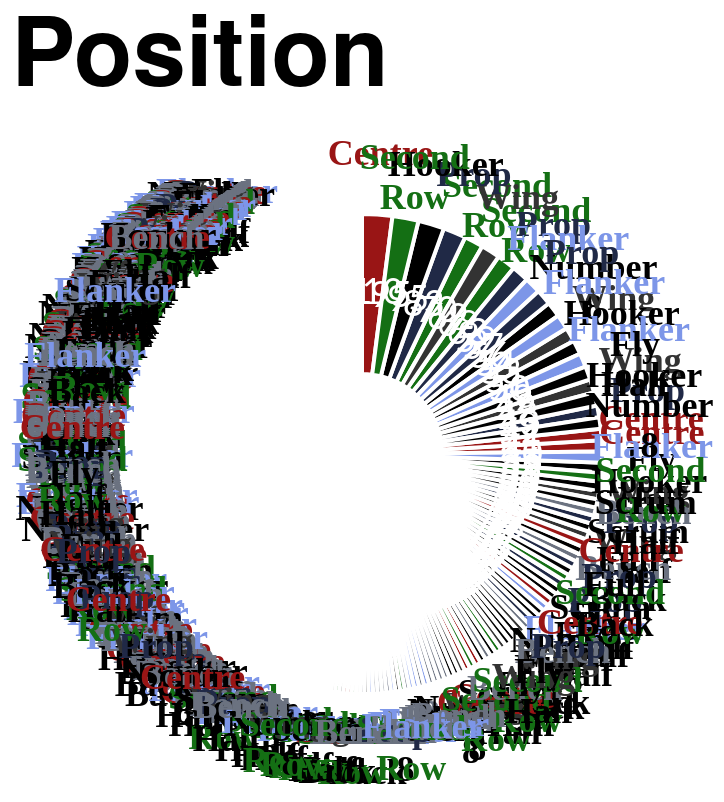

Vega-Lite specification stored for this chart:
### Vega-Lite specification from a JSON file in a GitHub repository (floating-point values rounded to 4 significant figures; data arrays with more than 128 entries replaced by an {"elided": "..."} marker saying what was removed)
{"config": {"axis": {"labelFont": "PT Sans Narrow, Helvetica Neue, Helvetica, Arial, sans-serif", "titleFont": "PT Sans Narrow, Helvetica Neue, Helvetica, Arial, sans-serif", "labelFontSize": 13, "titleFontSize": 24, "gridColor": "#202947", "gridOpacity": 0.2, "zindex": 1}, "text": {"font": "Lato, sans-serif"}, "bar": {"cornerRadiusEnd": 5}, "header": {"labelFont": "PT Sans Narrow, Helvetica Neue, Helvetica, Arial, sans-serif", "titleFont": "PT Sans Narrow, Helvetica Neue, Helvetica, Arial, sans-serif", "labelFontSize": 24, "titleFontSize": 28, "labelFontWeight": "bold", "orient": "left"}, "legend": {"labelFont": "PT Sans Narrow, Helvetica Neue, Helvetica, Arial, sans-serif", "titleFont": "PT Sans Narrow, Helvetica Neue, Helvetica, Arial, sans-serif", "labelFontSize": 14, "titleFontSize": 16, "titlePadding": 5, "fillColor": "white", "strokeColor": "black", "padding": 10, "titleFontWeight": "lighter", "titleFontStyle": "italic", "titleColor": "gray", "offset": 10}, "title": {"font": "PT Sans Narrow, Helvetica Neue, Helvetica, Arial, sans-serif", "fontSize": 48, "fontWeight": "bold", "anchor": "start", "align": "center", "titlePadding": 20, "subtitlePadding": 10, "subtitleFontSize": 13, "subtitleColor": "", "subtitleFontStyle": "italic", "offset": 15, "color": "black"}, "axisX": {"labelAngle": 0}, "facet": {"title": null, "header": null, "align": {"row": "each", "column": "each"}}, "resolve": {"scale": {"y": "independent", "facet": "independent"}}, "background": "transparent", "scale": {"offsetBandPaddingOuter": 0.2, "offsetBandPaddingInner": 0.1}, "view": {"stroke": null, "background": "transparent"}}, "layer": [{"mark": {"type": "arc", "innerRadius": 40, "outerRadius": 120, "stroke": "#ffffff", "strokeWidth": 2}, "encoding": {"color": {"field": "position", "legend": null, "scale": {"domain": ["Prop", "Flanker", "Second Row", "Centre", "Wing", "Fly Half", "Hooker", "Scrum Half", "Full Back", "Number 8", "Bench"], "range": ["#202946", "#7d96e8", "#146f14", "#991515", "#333333", "#000000", "#000000", "#000000", "#000000", "#000000", "#6b7280"]}, "sort": {"field": "sort_order", "op": "min", "order": "ascending"}, "type": "nominal"}, "order": {"field": "appearances", "sort": "ascending", "type": "quantitative"}, "theta": {"field": "appearances", "sort": "descending", "stack": true, "title": "Appearances", "type": "quantitative"}, "tooltip": [{"field": "player", "title": "Player", "type": "nominal"}, {"field": "position", "title": "Position", "type": "nominal"}, {"field": "appearances", "title": "Appearances", "type": "quantitative"}]}}, {"mark": {"type": "text", "dy": -5, "font": "PT Sans Narrow", "fontSize": 18, "fontWeight": "bold", "radius": 145}, "encoding": {"color": {"field": "position", "legend": null, "scale": {"domain": ["Prop", "Flanker", "Second Row", "Centre", "Wing", "Fly Half", "Hooker", "Scrum Half", "Full Back", "Number 8", "Bench"], "range": ["#202946", "#7d96e8", "#146f14", "#991515", "#333333", "#000000", "#000000", "#000000", "#000000", "#000000", "#6b7280"]}, "type": "nominal"}, "opacity": {"condition": {"test": "datum.appearances > 2", "value": 1}, "value": 0}, "order": {"field": "appearances", "sort": "ascending", "type": "quantitative"}, "text": {"field": "position_label", "type": "nominal"}, "theta": {"field": "appearances", "sort": "descending", "stack": true, "title": "Appearances", "type": "quantitative"}}, "transform": [{"calculate": "split(datum.position, ' ')", "as": "position_label"}]}, {"mark": {"type": "text", "color": "white", "fontSize": 18, "radius": 80}, "encoding": {"order": {"field": "appearances", "sort": "ascending", "type": "quantitative"}, "text": {"field": "appearances", "type": "nominal"}, "theta": {"field": "appearances", "sort": "descending", "stack": true, "title": "Appearances", "type": "quantitative"}}}], "data": {"name": "data-a8bd0742efc71ff4c42f585b9213b833"}, "height": 300, "resolve": {"scale": {"color": "shared"}}, "title": "Position", "width": 300, "$schema": "https://vega.github.io/schema/vega-lite/v5.20.1.json", "datasets": {"data-a8bd0742efc71ff4c42f585b9213b833": {"elided": "769 records"}}}
